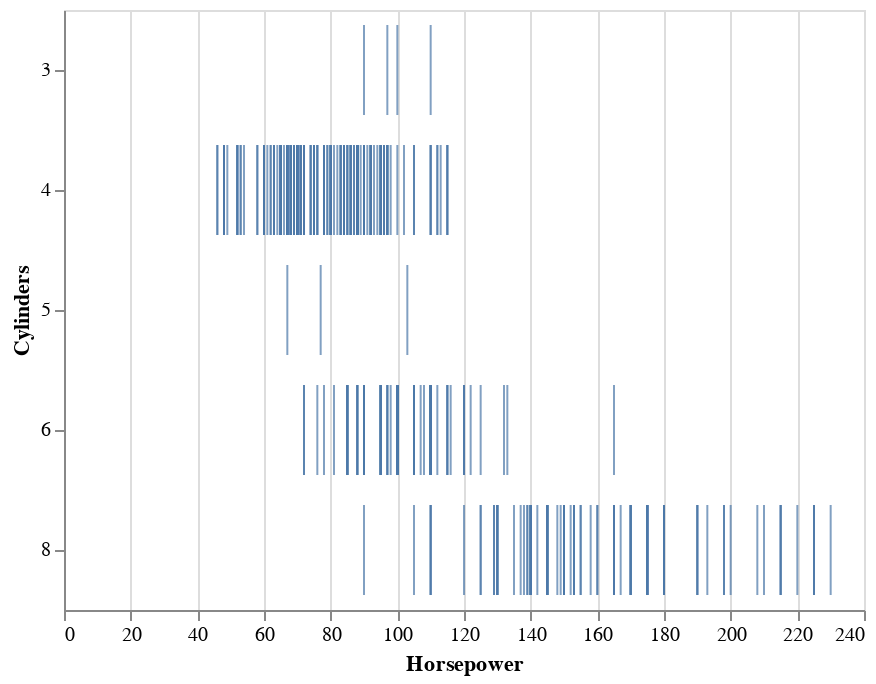

Write notebook code for a chart like this one.
### Markdown cell above
## Tick chart

### Code cell
alt.Chart(cars).mark_tick().encode(
    x='Horsepower:Q',
    y='Cylinders:O',
)

### Figure 1 — Vega-Lite specification as saved in the notebook (floating-point values rounded to 4 significant figures; data arrays with more than 128 entries replaced by an {"elided": "..."} marker saying what was removed)
{"$schema": "https://vega.github.io/schema/vega-lite/v2.6.0.json", "config": {"view": {"height": 300, "width": 400}}, "data": {"name": "data-f02450ab61490a1363517a0190416235"}, "datasets": {"data-f02450ab61490a1363517a0190416235": {"elided": "406 records"}}, "encoding": {"x": {"field": "Horsepower", "type": "quantitative"}, "y": {"field": "Cylinders", "type": "ordinal"}}, "mark": "tick"}
